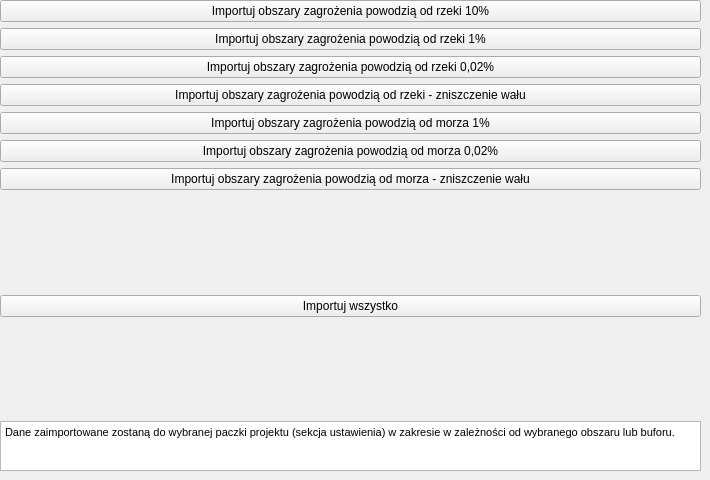
        <widget class="QWidget" name="tab">
         <attribute name="title">
          <string>Dane powódź</string>
         </attribute>
         <widget class="QWidget" name="verticalLayoutWidget_2">
          <property name="geometry">
           <rect>
            <x>0</x>
            <y>0</y>
            <width>701</width>
            <height>471</height>
           </rect>
          </property>
          <layout class="QVBoxLayout" name="verticalLayout_4">
           <item>
            <widget class="QPushButton" name="pb_import_powodz_rzeka10">
             <property name="text">
              <string>Importuj obszary zagrożenia powodzią od rzeki 10%</string>
             </property>
            </widget>
           </item>
           <item>
            <widget class="QPushButton" name="pb_import_powodz_rzeka100">
             <property name="text">
              <string>Importuj obszary zagrożenia powodzią od rzeki 1%</string>
             </property>
            </widget>
           </item>
           <item>
            <widget class="QPushButton" name="pb_import_powodz_rzeka500">
             <property name="text">
              <string>Importuj obszary zagrożenia powodzią od rzeki 0,02%</string>
             </property>
            </widget>
           </item>
           <item>
            <widget class="QPushButton" name="pb_import_powodz_rzekaWZ">
             <property name="text">
              <string>Importuj obszary zagrożenia powodzią od rzeki - zniszczenie wału</string>
             </property>
            </widget>
           </item>
           <item>
            <widget class="QPushButton" name="pb_import_powodz_morze100">
             <property name="text">
              <string>Importuj obszary zagrożenia powodzią od morza 1%</string>
             </property>
            </widget>
           </item>
           <item>
            <widget class="QPushButton" name="pb_import_powodz_morze500">
             <property name="text">
              <string>Importuj obszary zagrożenia powodzią od morza 0,02%</string>
             </property>
            </widget>
           </item>
           <item>
            <widget class="QPushButton" name="pb_import_powodz_morzeWZ">
             <property name="text">
              <string>Importuj obszary zagrożenia powodzią od morza - zniszczenie wału</string>
             </property>
            </widget>
           </item>
           <item>
            <spacer name="verticalSpacer_5">
             <property name="orientation">
              <enum>Qt::Vertical</enum>
             </property>
             <property name="sizeHint" stdset="0">
              <size>
               <width>20</width>
               <height>40</height>
              </size>
             </property>
            </spacer>
           </item>
           <item>
            <widget class="QPushButton" name="pb_import_powodz_all">
             <property name="text">
              <string>Importuj wszystko</string>
             </property>
            </widget>
           </item>
           <item>
            <spacer name="verticalSpacer_4">
             <property name="orientation">
              <enum>Qt::Vertical</enum>
             </property>
             <property name="sizeHint" stdset="0">
              <size>
               <width>20</width>
               <height>40</height>
              </size>
             </property>
            </spacer>
           </item>
           <item>
            <widget class="QTextBrowser" name="textBrowser_2">
             <property name="maximumSize">
              <size>
               <width>16777215</width>
               <height>50</height>
              </size>
             </property>
             <property name="html">
              <string>&lt;!DOCTYPE HTML PUBLIC &quot;-//W3C//DTD HTML 4.0//EN&quot; &quot;http://www.w3.org/TR/REC-html40/strict.dtd&quot;&gt;
&lt;html&gt;&lt;head&gt;&lt;meta name=&quot;qrichtext&quot; content=&quot;1&quot; /&gt;&lt;style type=&quot;text/css&quot;&gt;
p, li { white-space: pre-wrap; }
&lt;/style&gt;&lt;/head&gt;&lt;body style=&quot; font-family:'Open Sans'; font-size:8pt; font-weight:400; font-style:normal;&quot;&gt;
&lt;p align=&quot;justify&quot; style=&quot; margin-top:0px; margin-bottom:0px; margin-left:0px; margin-right:0px; -qt-block-indent:0; text-indent:0px;&quot;&gt;Dane zaimportowane zostaną do wybranej paczki projektu (sekcja ustawienia) w zakresie w zależności od wybranego obszaru lub buforu.&lt;/p&gt;&lt;/body&gt;&lt;/html&gt;</string>
             </property>
            </widget>
           </item>
          </layout>
         </widget>
        </widget>
